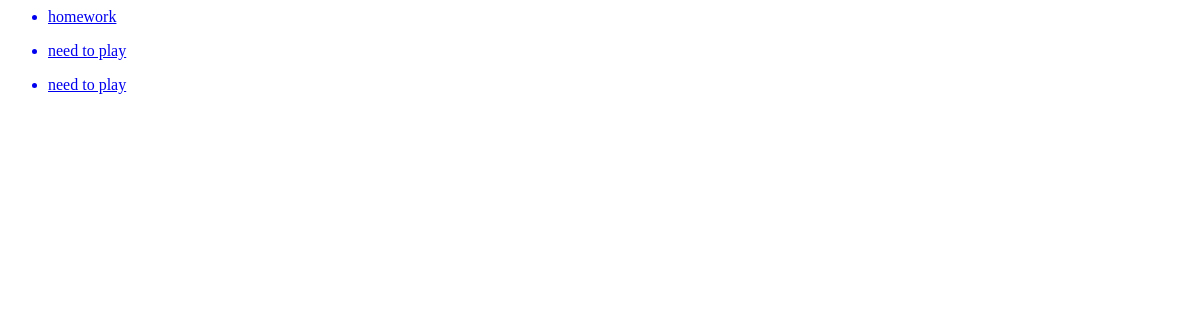
The app's page /task, older data.
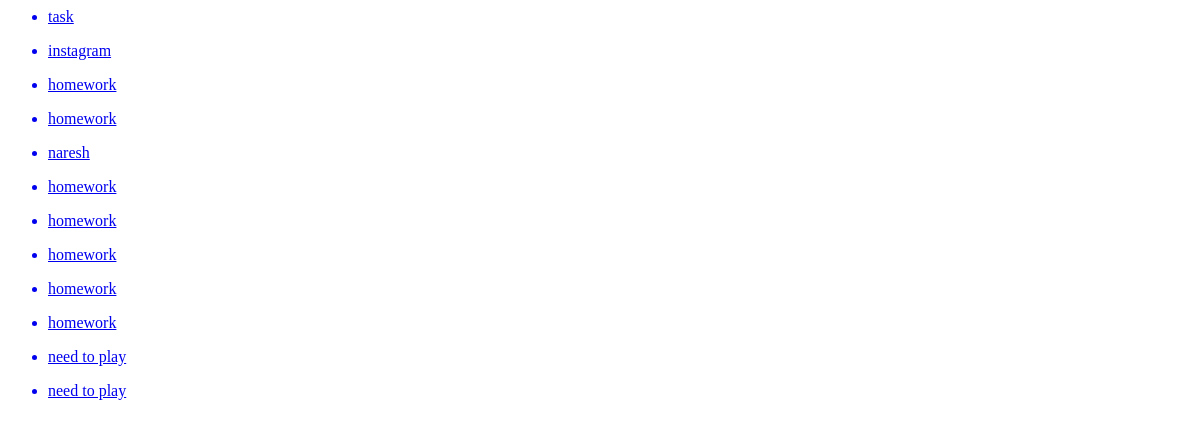
The same page, newer data.
### todolist/models.py (models this page shows)
class Post(models.Model):
    task = models.CharField(max_length =100000)
    time = models.DateTimeField(default = datetime.now, blank = True)
    def __str__(self):
        return self.task

### todolist/views.py (the view)
# urls.py: path('task', views.task, name = 'task'),
def task(request):
    work = models.Post.objects.all()
    return render(request, 'task.html', {'work': work})

### template/task.html
{% for works in work reversed %}
<a href="/detail/{{works.id}}">
<div class="alltask">
    <ul>
        <li>{{works}}</li>
    </ul>
</div></a>
{% endfor %}

Row changes from the older to the newer data that the page shows:
added Post: task "task"
added Post: task "instagram"
added Post: task "homework"
added Post: task "homework"
added Post: task "naresh"
added Post: task "homework"
added Post: task "homework"
added Post: task "homework"
added Post: task "homework"
